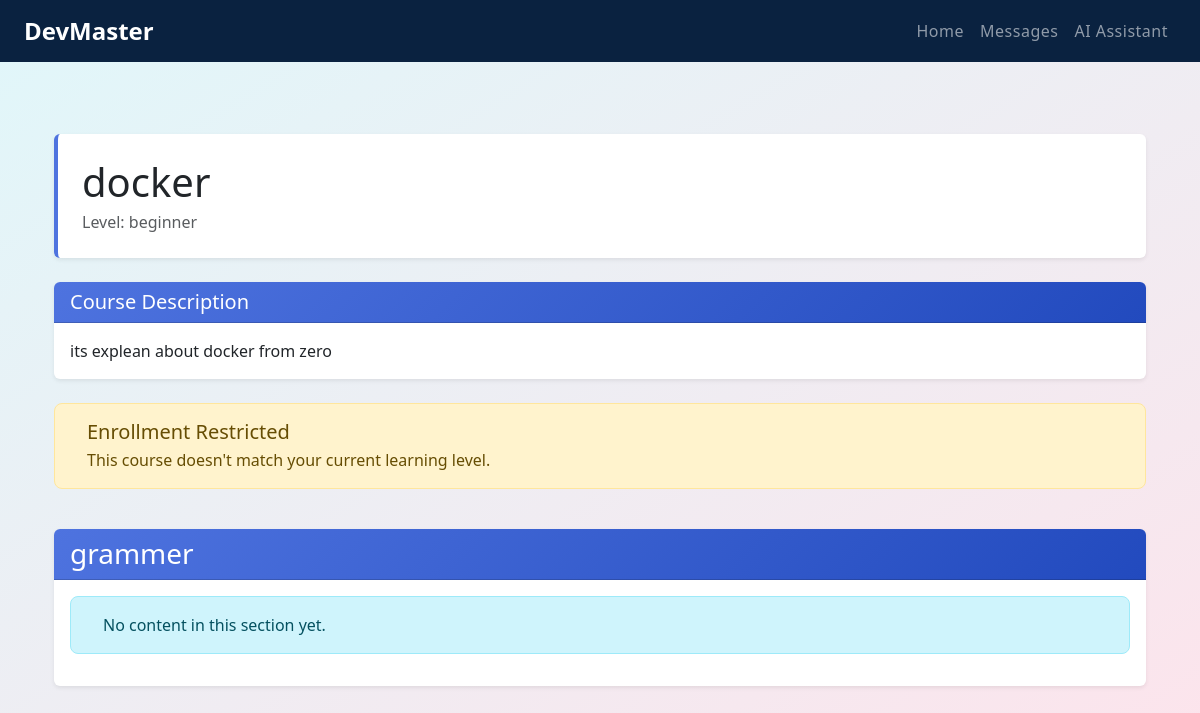
The app's page /student/course/4/ (signed in) with its own data.
### users/models.py (models this page shows, shortened)
class Course(models.Model):
    title = models.CharField(max_length=100)
    description = models.TextField()
    teacher = models.ForeignKey(Teacher, on_delete=models.CASCADE, related_name='courses')
    learning_level = models.ForeignKey(LearningLevel, on_delete=models.CASCADE, related_name='courses')

class LearningLevel(models.Model):
    class LevelType(models.TextChoices):
        BEGINNER = 'beginner', 'Beginner'
        INTERMEDIATE = 'intermediate', 'Intermediate'
        ADVANCED = 'advanced', 'Advanced'
    name = models.CharField(max_length=20, choices=LevelType.choices, default=LevelType.BEGINNER) # Beginner / Intermediate / Advanced
    description = models.TextField()
    def __str__(self):
        return self.name

class CourseSection(models.Model):
    course = models.ForeignKey(Course, on_delete=models.CASCADE, related_name='sections')
    title = models.CharField(max_length=100)
    order = models.PositiveIntegerField(default=0)
    created_at = models.DateTimeField(auto_now_add=True)
    updated_at = models.DateTimeField(auto_now=True)
    class Meta:
        ordering = ['order']

### users/views.py (the view, shortened to what this page needs)
# urls.py: path('student/course/<int:course_id>/', views.student_course_detail, name='student_course_detail'),
@login_required
def student_course_detail(request, course_id):
    course = get_object_or_404(Course, id=course_id)
    student = request.user.student
    is_enrolled = Enrollment.objects.filter(
        student=student,
        course=course
    ).exists()
    level_match = course.learning_level == student.learning_level
    sections = course.sections.all().order_by('order').prefetch_related('contents')
    context = {
        'course': course,
        'is_enrolled': is_enrolled,
        'can_enroll': level_match and not is_enrolled,
        'sections': sections,  # Add this line to include sections in the context
        'is_teacher': False,   # Add this to match your template's expectations
    }
    return render(request, 'users/course_detail.html', context)

### users/templates/users/course_detail.html (shortened to what this page needs)
{% extends 'base.html' %}
{% block content %}
<div class="container-fluid py-4">
    <div class="row">
        <div class="col-12">
            <div class="page-header bg-white p-4 mb-4 rounded shadow-sm">
                <div class="d-flex justify-content-between align-items-center">
                    <div>
                        <h1 class="mb-1">
                            {{ course.title }}
                        </h1>
                        <p class="text-muted mb-0">
                            Level: {{ course.learning_level }}
                        </p>
                    </div>
                </div>
            </div>
        </div>
    </div>
    <div class="row mb-4">
        <div class="col-12">
            <div class="card border-0 shadow-sm">
                <div class="card-header bg-gradient-primary text-white rounded-top">
                    <h5 class="mb-0">
                        Course Description
                    </h5>
                </div>
                <div class="card-body">
                    <p class="card-text">{{ course.description }}</p>
                </div>
            </div>
        </div>
    </div>
    {% if can_enroll %}
    <div class="row mb-4">
        <div class="col-12">
            <form method="post">
                {% csrf_token %}
                <button type="submit" class="btn btn-success px-4">
                    <i class="fas fa-sign-in-alt mr-2"></i> Enroll in this Course
                </button>
            </form>
        </div>
    </div>
    {% elif not is_teacher %}
    <div class="row mb-4">
        <div class="col-12">
            <div class="alert alert-warning d-flex align-items-center">
                <div>
                    <h5 class="alert-heading mb-1">Enrollment Restricted</h5>
                    <p class="mb-0">This course doesn't match your current learning level.</p>
                </div>
            </div>
        </div>
    </div>
    {% endif %}
    {% for section in sections %}
    <div class="row mb-4">
        <div class="col-12">
            <div class="card border-0 shadow-sm">
                <div class="card-header bg-gradient-primary text-white rounded-top d-flex justify-content-between align-items-center">
                    <h3 class="mb-0">
                        {{ section.title }}
                    </h3>
                </div>
                <div class="card-body">
                    {% for content in section.contents.all %}
                    <div class="mb-4 p-3 border rounded">
                        <div class="d-flex justify-content-between align-items-center mb-3">
                            <h5 class="mb-0">
                                <i class="fas
                                    {% if content.content_type == 'text' %}fa-align-left
                                    {% elif content.content_type == 'file' %}fa-file-pdf
                                    {% elif content.content_type == 'video' %}fa-video
                                    {% elif content.content_type == 'audio' %}fa-volume-up
                                    {% elif content.content_type == 'assignment' %}fa-tasks
                                    {% elif content.content_type == 'link' %}fa-link
                                    {% endif %} text-primary mr-2"></i>
                                {{ content.title }}
                            </h5>
                            {% if is_teacher %}
                                <div>
                                    <a href="{% url 'edit_content' content.id %}" class="btn btn-sm btn-outline-primary">
                                        <i class="fas fa-edit"></i> Edit
                                    </a>
                                    <a href="{% url 'delete_content' content.id %}" class="btn btn-sm btn-outline-danger ms-1">
                                        <i class="fas fa-trash"></i> Delete
                                    </a>
                                </div>
                            {% endif %}
                        </div>
                        {% if content.content_type == 'text' %}
                            <div class="p-3 bg-light rounded">
                                {{ content.text_content|linebreaks }}
                            </div>
                        {% elif content.content_type == 'file' %}
                            <div class="d-flex align-items-center p-3 bg-light rounded">
                                <i class="fas fa-file-pdf fa-2x text-danger me-3"></i>
                                <div>
                                    <a href="{{ content.file.url }}" target="_blank" class="d-block fw-bold">
                                        Download File
                                    </a>
                                    <small class="text-muted">{{ content.file.name|cut:"course_contents/" }}</small>
                                </div>
                            </div>
                        {% elif content.content_type == 'video' %}
                            <div class="ratio ratio-16x9">
                                <iframe src="{{ content.video_url }}" allowfullscreen class="rounded"></iframe>
                            </div>
                        {% elif content.content_type == 'audio' %}
                            <audio controls class="w-100 rounded">
                                <source src="{{ content.audio_file.url }}" type="audio/mpeg">
                                Your browser does not support the audio element.
                            </audio>
                        {% elif content.content_type == 'assignment' %}
                            <div class="p-3 bg-light rounded">
                                <h6 class="d-flex align-items-center">
                                    <i class="fas fa-tasks text-primary me-2"></i>Instructions:
                                </h6>
                                <p>{{ content.assignment_instructions|linebreaks }}</p>
                                {% if content.assignment_due_date %}
                                    <p class="mb-0"><strong>Due:</strong> {{ content.assignment_due_date }}</p>
                                {% endif %}
                            </div>
                            {% if not is_teacher %}
                                {% with submission=content.assignment.get_student_submission %}
                                    <div class="mt-3">
                                        {% if submission %}
                                            <a href="{% url 'submit_assignment' content.assignment.id %}" class="btn
                                                {% if submission.status == 'graded' %}btn-success
                                                {% elif submission.status == 'submitted' %}btn-primary
                                                {% elif submission.status == 'late' %}btn-warning
                                                {% else %}btn-secondary{% endif %}">
                                                {% if submission.status == 'graded' %}
                                                    <i class="fas fa-check"></i> Graded ({{ submission.grade }}/{{ content.assignment.max_points }})
                                                {% elif submission.status == 'submitted' %}
                                                    <i class="fas fa-paper-plane"></i> View Submission
                                                {% elif submission.status == 'late' %}
                                                    <i class="fas fa-clock"></i> View Late Submission
                                                {% else %}
                                                    <i class="fas fa-edit"></i> Continue Submission
                                                {% endif %}
                                            </a>
                                        {% else %}
                                            <a href="{% url 'submit_assignment' content.assignment.id %}" class="btn btn-primary">
                                                <i class="fas fa-plus"></i> Start Assignment
                                            </a>
                                        {% endif %}
                                        <a href="{% url 'view_grades' content.section.course.id %}" class="btn btn-outline-secondary ms-2">
                                            <i class="fas fa-graduation-cap"></i> View All Grades
                                        </a>
                                    </div>
                                {% endwith %}
                            {% else %}
                                <a href="{% url 'assignment_submissions' content.assignment.id %}" class="btn btn-primary mt-3">
                                    <i class="fas fa-list-check mr-2"></i> View Submissions
                                </a>
                            {% endif %}
                        {% elif content.content_type == 'link' %}
                            <a href="{{ content.external_link }}" target="_blank" class="btn btn-outline-primary">
                                <i class="fas fa-external-link-alt mr-2"></i> Visit Link
                            </a>
                        {% endif %}
                    </div>
                    {% empty %}
                    <div class="alert alert-info d-flex align-items-center">
                        <div>
                            <p class="mb-0">No content in this section yet.</p>
                        </div>
                    </div>
                    {% endfor %}
                </div>
            </div>
        </div>
    </div>
    {% endfor %}
</div>
{% endblock %}

### users/templates/base.html (style rules this page uses)
body { background: linear-gradient(to bottom right, #e0f7fa, #fce4ec); }

### users/templates/users/course_detail.html (style rules this page uses)
.bg-gradient-primary { background: linear-gradient(135deg, #4e73df 0%, #224abe 100%); }
.page-header { border-left: 4px solid #4e73df; }
.card { transition: all 0.3s ease; }
.alert { border-radius: 8px; }

### records on screen
Course: title "docker", learning_level "beginner", description "its explean about docker from zero"
CourseSection: title "grammer"
